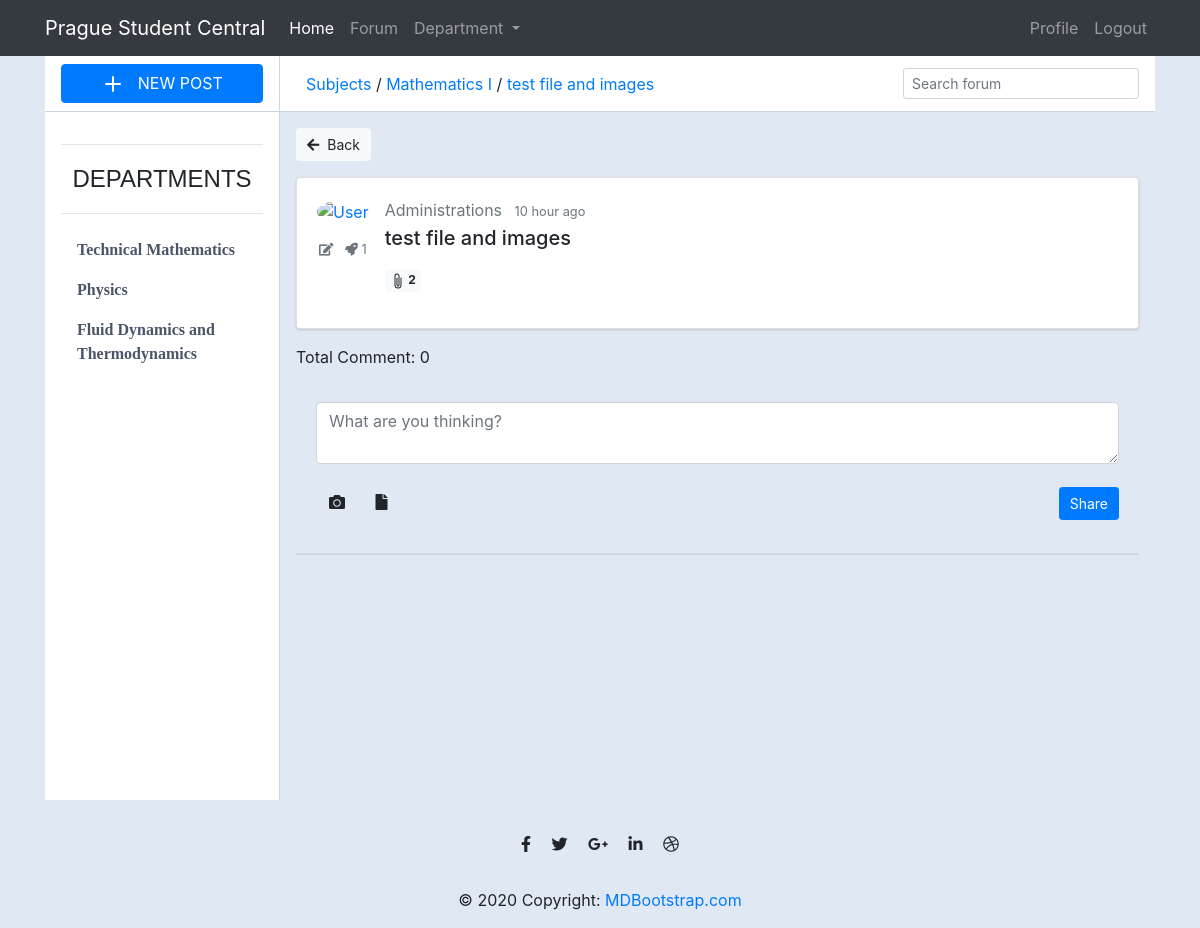
Screenshot of /detail/test-file-and-images/ (signed in) with the database file from the repository.
### main/models.py (models this page shows, shortened)
class CategoryDept(models.Model):
    title = models.CharField(max_length=50)
    slug = models.SlugField(max_length=400, unique=True, blank=True)
    description = models.TextField(default="description")
    def get_absolute_url(self):
        return reverse('forum:dept_filter', args=[self.id])

class Post(models.Model):
    title = models.CharField(max_length=400)
    slug = models.SlugField(max_length=400, unique=True, blank=True)
    user = models.ForeignKey(Author, on_delete=models.CASCADE)
    content = HTMLField()
    categories = models.ForeignKey(Category, on_delete=models.CASCADE, default=1)
    date = models.DateTimeField(auto_now_add=True)
    approved = models.BooleanField(default=False)
    hit_count_generic = GenericRelation(HitCount, object_id_field='object_pk',
        related_query_name='hit_count_generic_relation'
    )
    tags = TaggableManager()
    comments = models.ManyToManyField(Comment, blank=True)
    def __str__(self):
        return self.title
    def get_url(self):
        return reverse("forum:detail", kwargs={
            "slug":self.slug
        })
    @property
    def num_comments(self):
        return self.comments.count()

class Category(models.Model):
    title = models.CharField(max_length=50)
    slug = models.SlugField(max_length=400, unique=True, blank=True)
    description = models.TextField(default="description")
    deptartment = models.ForeignKey(CategoryDept, on_delete=models.CASCADE)
    class Meta:
        verbose_name_plural = "categories"
    def __str__(self):
        return self.title
    def get_url(self):
        return reverse("forum:posts", kwargs={
            "slug":self.slug
        })

class Author(models.Model):
    user = models.ForeignKey(User, on_delete=models.CASCADE)
    fullname = models.CharField(max_length=40, blank=True)
    slug = slug = models.SlugField(max_length=400, unique=True, blank=True)
    bio = HTMLField()
    points = models.IntegerField(default=0)
    profile_pic = ResizedImageField(size=[50, 80], quality=100, upload_to="authors", default=None, null=True, blank=True)
    def __str__(self):
        return self.fullname

### main/views.py (the view)
# urls.py: path("detail/<slug>/", post_detail, name="detail"),
@login_required(login_url='user:login')
def post_detail(request, slug):
    post = get_object_or_404(Post, slug=slug)
    print(post)
    user = Author.objects.get(user=request.user)
    print(user)
    list_extension_type = ['.pdf', '.doc', '.docx', '.xlsx', '.xls', '.txt', 'jpg', 'png']
    feed_upload = UploadFiles.objects.filter(feed=post.id)
    file_name = [f.file_upload.name for f in feed_upload]
    file_extensions = [os.path.splitext(f)[1].lower() for f in file_name]
    extension_type = {'images': [], 'docs': []}
    for f, ext in zip(feed_upload, file_extensions):
        if ext in ['.pdf', '.doc', '.docx', '.xlsx', '.xls', '.txt']:
            extension_type['docs'].append(f)
        elif ext in ['.jpg', '.png']:
            extension_type['images'].append(f)
    if "comment-form" in request.POST:
        comment = request.POST.get("comment")
        new_comment, created = Comment.objects.get_or_create(user=user, content=comment)
        post.comments.add(new_comment.id)
    if "reply-form" in request.POST:
        reply = request.POST.get("reply")
        comment_id =  request.POST.get("comment-id")
        comment_obj = Comment.objects.get(id=comment_id)
        new_reply, created = Reply.objects.get_or_create(user=user, content=reply)
        comment_obj.replies.add(new_reply.id)
    context = {
        "post": post,
        "uploads": feed_upload,
        "extension": extension_type,
        "totl_comment": post.num_comments
    }
    update_views(request, post)
    return render(request, "screens/post_detail.html", context)

### main/context_processors.py (called while the page is built, shortened)
def search_function(request):
    search_context = {}
    topic = Category.objects.all()
    return search_context

def list_department_function(request):
    dept_context = {
        "departments": CategoryDept.objects.all()
    }
    return dept_context

### main/utils.py (called while the page is built)
def update_views(request, object):
    context = {}
    hit_count = get_hitcount_model().objects.get_for_object(object)
    hits = hit_count.hits
    hitcontext = context["hitcount"] = {"pk": hit_count.pk}
    hit_count_response = HitCountMixin.hit_count(request, hit_count)
    if hit_count_response.hit_counted:
        hits = hits+1
        hitcontext["hitcounted"] = hit_count_response.hit_counted
        hitcontext["hit_message"] = hit_count_response.hit_message
        hitcontext["total_hits"] = hits

### templates/screens/post_detail.html (shortened to what this page needs)
{% extends 'root.html' %}
{% load crispy_forms_tags %}
{% load hitcount_tags %}
{% block content %}
<link rel="stylesheet" href="https://cdnjs.cloudflare.com/ajax/libs/font-awesome/5.12.0-2/css/all.min.css" />
<div class="container">
    <div class="main-body p-0">
        <div class="inner-wrapper">
            {% include 'components/sidebar.html' %}
            <div class="inner-main">
                <div class="inner-main-header">
                    <div class="navigation">
                        <span><a href="{% url 'forum:home' %}">Subjects</a> / <a href="{{post.categories.get_url}}">{{post.categories}}</a> / <a href="{{post.get_url}}">{{post.title}}</a></span>
                    </div>
                    <span class="input-icon input-icon-sm ml-auto w-auto">
                        <input type="text" class="form-control form-control-sm bg-gray-200 border-gray-200 shadow-none mb-4 mt-4" placeholder="Search forum" />
                    </span>
                </div>
                <div class="inner-main-body p-2 p-sm-3 collapse forum-content show">
                    <a href="{{post.categories.get_url}}" class="btn btn-light btn-sm mb-3 has-icon" data-target=".forum-content"><i class="fa fa-arrow-left mr-2"></i>Back</a>
                    <div class="card mb-2">
                        <div class="card-body">
                            <div class="media forum-item">
                                <a href="javascript:void(0)" class="card-link">
                                    <img src="https://bootdey.com/img/Content/avatar/avatar1.png" class="rounded-circle" width="50" alt="User" />
                                    <div class="text-muted small text-center align-self-center py-3">
                                        <span class="d-none d-sm-inline-block"><i class="fa fa-pencil-square-o"></i> {% get_hit_count for post %}</span>
                                        <span><i class="fa fa-rocket ml-2"></i> {{post.user.points}}</span>
                                    </div>
                                </a>
                                <div class="media-body ml-3">
                                    <a href="javascript:void(0)" class="text-secondary">{{post.user.fullname|title}}</a>
                                    <small class="text-muted ml-2">10 hour ago</small>
                                    <h5 class="mt-1">{{post.title}}</h5>
                                    <div class="mt-3 font-size-sm">
                                        {% if uploads.count != 0 %}
                                        <p><a class="badge badge-light" data-bs-toggle="collapse" href="#Coll{{comment.id}}" role="button" aria-expanded="false" aria-controls="collapseExample">
                                            <svg xmlns="http://www.w3.org/2000/svg" width="16" height="16" fill="currentColor" class="bi bi-paperclip" viewBox="0 0 16 16">
                                                <path d="M4.5 3a2.5 2.5 0 0 1 5 0v9a1.5 1.5 0 0 1-3 0V5a.5.5 0 0 1 1 0v7a.5.5 0 0 0 1 0V3a1.5 1.5 0 1 0-3 0v9a2.5 2.5 0 0 0 5 0V5a.5.5 0 0 1 1 0v7a3.5 3.5 0 1 1-7 0V3z"/>
                                            </svg>
                                            {{uploads.count}}
                                          </a>
                                        </p>
                                        {% endif %}
                                    </div>
                                </div>
                            </div>
                        </div>
                    </div>
                    <div class="row py-2">
                        <div class="col-12">
                            <div class="comments">
                                <div class="comments-details">
                                    <span class="total-comments comments-sort">Total Comment: {{totl_comment}}</span>
                                </div>
                            </div>
                        </div>
                    </div>
                    <div class="panel">
                        <div class="panel-body">
                          <form action="." method="POST">
                            <textarea name="comment" class="form-control" rows="2" placeholder="What are you thinking?"></textarea>
                            <div class="mar-top clearfix py-2" >
                            <button class="btn btn-sm btn-primary pull-right" type="submit" value="submit" name="comment-form">
                                Share
                            </button>
                            <a class="btn btn-trans btn-icon fa fa-camera add-tooltip" href="#"></a>
                            <a class="btn btn-trans btn-icon fa fa-file add-tooltip" href="#"></a>
                            </div>
                          </form>
                        </div>
                    </div>
                </div>
            </div>
        </div>
    </div>
</div>
{% include 'components/footer.html' %}
{% endblock content %}

### templates/components/sidebar.html (shortened to what this page needs)
<div class="inner-sidebar">
    {% if posts %}
        {% include 'components/sidebar_inner_new_post.html' %}
    {% elif post %}
        {% include 'components/sidebar_inner_new_post.html' %}
    {% else %}
        {% include 'components/sidebar_inner_new_subject.html' %}
    {% endif %}
    <div class="inner-sidebar-body p-0">
        <div class="p-3 h-100" data-simplebar="init">
            <div class="simplebar-wrapper" style="margin: -16px;">
                <div class="simplebar-mask">
                    <div class="simplebar-offset" style="right: 0px; bottom: 0px;">
                        <div class="simplebar-content-wrapper" style="height: 100%; overflow: hidden scroll;">
                            <div class="simplebar-content" style="padding: 16px;">
                                <hr>
                                <p style="font-family:'Gill Sans', sans-serif ;font-size: 1.5rem;text-align: center;">DEPARTMENTS</p>
                                <hr>
                                <nav class="nav nav-pills nav-gap-y-1 flex-column">
                                    {% for dept in departments %}
                                    <a href="{% url 'forum:dept_filter' dept.id %}" class="nav-link nav-link-faded has-icon"
                                        style="font-weight: bold;font-family: Georgia, 'Times New Roman', Times, serif;">
                                        {{ dept.title }}
                                    </a>
                                    {% endfor %}
                                </nav>
                            </div>
                        </div>
                    </div>
                </div>
                <div class="simplebar-placeholder" style="width: 234px; height: 292px;"></div>
            </div>
        </div>
    </div>
</div>

### static/screens2.css (style rules this page uses)
body { margin-top:20px; color: #1a202c; text-align: left; background-color: #e2e8f0; }
.inner-wrapper { position: relative; height: calc(100vh - 3.5rem); transition: transform 0.3s; }
.inner-main, .inner-sidebar { position: absolute; top: 0; bottom: 0; display: flex; flex-direction: column; }
.inner-sidebar { left: 0; width: 235px; border-right: 1px solid #cbd5e0; background-color: #fff; z-index: 1; }
.inner-main { right: 0; left: 235px; }
.inner-main-footer, .inner-main-header, .inner-sidebar-footer, .inner-sidebar-header { height: 3.5rem; border-bottom: 1px solid #cbd5e0; display: flex; align-items: center; padding: 0 1rem; flex-shrink: 0; }
.inner-main-body, .inner-sidebar-body { padding: 1rem; overflow-y: auto; position: relative; flex: 1 1 auto; }
.inner-main-footer, .inner-main-header { background-color: #fff; }
.nav-link.has-icon { display: flex; align-items: center; }
.nav-pills .nav-link { border-radius: .25rem; }
.nav-link { color: #4a5568; }
.card { box-shadow: 0 1px 3px 0 rgba(0,0,0,.1), 0 1px 2px 0 rgba(0,0,0,.06); }
.card { position: relative; display: flex; flex-direction: column; min-width: 0; word-wrap: break-word; background-color: #fff; background-clip: border-box; border: 0 solid rgba(0,0,0,.125); border-radius: .25rem; }
.card-body { flex: 1 1 auto; min-height: 1px; padding: 1rem; }
.navigation { padding: 10px; width: 65%; display: inline-block; border-radius: 5px; max-height: 80px; margin-right:10px; }
.mb-3 { margin-bottom: 1rem !important; }
.panel { box-shadow: 0 2px 0 rgba(0,0,0,0.075); border-radius: 0; border: 0; margin-bottom: 15px; }
.panel .panel-footer, .panel>:last-child { border-bottom-left-radius: 0; border-bottom-right-radius: 0; }
.panel .panel-heading, .panel>:first-child { border-top-left-radius: 0; border-top-right-radius: 0; }
.panel-body { padding: 25px 20px; }
.text-muted, a.text-muted:hover, a.text-muted:focus { color: #acacac; }
.btn-trans { background-color: transparent; border-color: transparent; color: #929292; }
.btn-icon { padding-left: 9px; padding-right: 9px; }
.btn-sm, .btn-group-sm>.btn, .btn-icon.btn-sm { padding: 5px 10px !important; }
.mar-top { margin-top: 15px; }

### rows the page displays
CategoryDept: title "Technical Mathematics"
CategoryDept: title "Physics"
CategoryDept: title "Fluid Dynamics and Thermodynamics"
Post: categories "Mathematics I", title "test file and images", user.points "1", user.fullname "Administrations"

### other values shown
{{ uploads.count }} "2"
{{ totl_comment }} "0"
